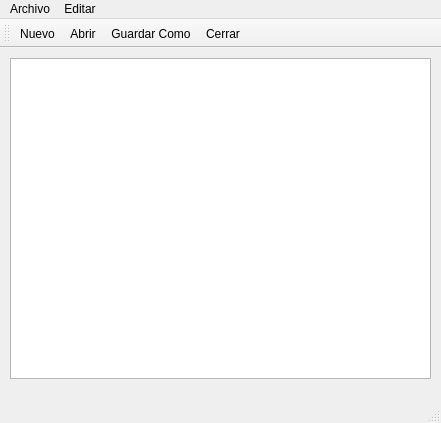
<?xml version="1.0" encoding="UTF-8"?>
<ui version="4.0">
 <class>MainWindow</class>
 <widget class="QMainWindow" name="MainWindow">
  <property name="geometry">
   <rect>
    <x>0</x>
    <y>0</y>
    <width>441</width>
    <height>423</height>
   </rect>
  </property>
  <property name="windowTitle">
   <string>Editor de Texto v1.0</string>
  </property>
  <property name="windowIcon">
   <iconset resource="Icons.qrc">
    <normaloff>:/icons8-programación-96.png</normaloff>:/icons8-programación-96.png</iconset>
  </property>
  <widget class="QWidget" name="centralwidget">
   <widget class="QTableView" name="tableView">
    <property name="geometry">
     <rect>
      <x>10</x>
      <y>10</y>
      <width>421</width>
      <height>321</height>
     </rect>
    </property>
   </widget>
  </widget>
  <widget class="QMenuBar" name="menubar">
   <property name="geometry">
    <rect>
     <x>0</x>
     <y>0</y>
     <width>441</width>
     <height>26</height>
    </rect>
   </property>
   <widget class="QMenu" name="menuArchivo">
    <property name="title">
     <string>Archivo</string>
    </property>
    <addaction name="actionNuevo"/>
    <addaction name="separator"/>
    <addaction name="actionAbrir"/>
    <addaction name="actionGuardar_Como"/>
    <addaction name="actionCerrar"/>
   </widget>
   <widget class="QMenu" name="menuEditar">
    <property name="title">
     <string>Editar</string>
    </property>
   </widget>
   <addaction name="menuArchivo"/>
   <addaction name="menuEditar"/>
  </widget>
  <widget class="QStatusBar" name="statusbar"/>
  <widget class="QToolBar" name="toolBar">
   <property name="windowTitle">
    <string>toolBar</string>
   </property>
   <attribute name="toolBarArea">
    <enum>TopToolBarArea</enum>
   </attribute>
   <attribute name="toolBarBreak">
    <bool>false</bool>
   </attribute>
   <addaction name="actionNuevo"/>
   <addaction name="actionAbrir"/>
   <addaction name="actionGuardar_Como"/>
   <addaction name="actionCerrar"/>
  </widget>
  <action name="actionAbrir">
   <property name="icon">
    <iconset resource="Icons.qrc">
     <normaloff>:/icons8-abrir-carpeta-512.png</normaloff>:/icons8-abrir-carpeta-512.png</iconset>
   </property>
   <property name="text">
    <string>Abrir</string>
   </property>
  </action>
  <action name="actionGuardar_Como">
   <property name="icon">
    <iconset resource="Icons.qrc">
     <normaloff>:/icons8-guardar-96.png</normaloff>:/icons8-guardar-96.png</iconset>
   </property>
   <property name="text">
    <string>Guardar Como</string>
   </property>
  </action>
  <action name="actionCerrar">
   <property name="icon">
    <iconset resource="Icons.qrc">
     <normaloff>:/icons8-cerrar-ventana-96.png</normaloff>:/icons8-cerrar-ventana-96.png</iconset>
   </property>
   <property name="text">
    <string>Cerrar</string>
   </property>
  </action>
  <action name="actionNuevo">
   <property name="icon">
    <iconset resource="Icons.qrc">
     <normaloff>:/icons8-por-nueva-copia-96.png</normaloff>:/icons8-por-nueva-copia-96.png</iconset>
   </property>
   <property name="text">
    <string>Nuevo</string>
   </property>
  </action>
 </widget>
 <resources>
  <include location="Icons.qrc"/>
 </resources>
 <connections/>
</ui>
